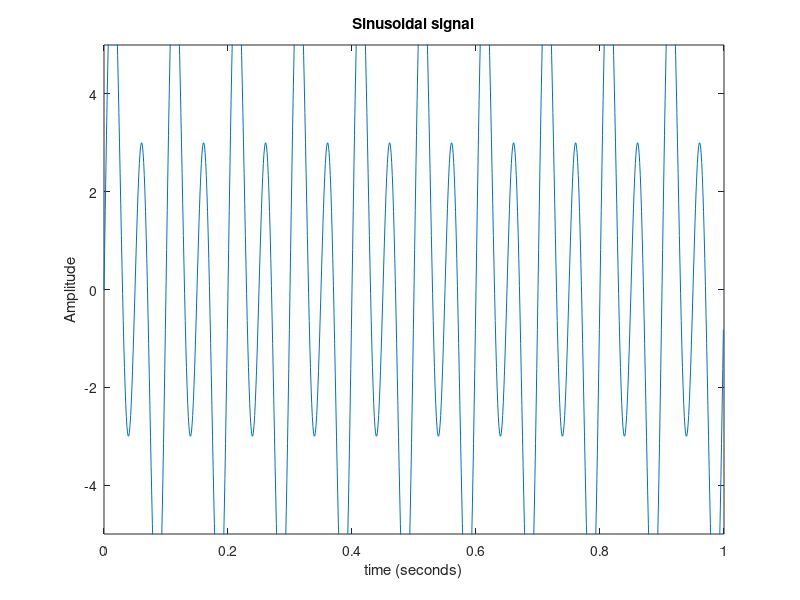
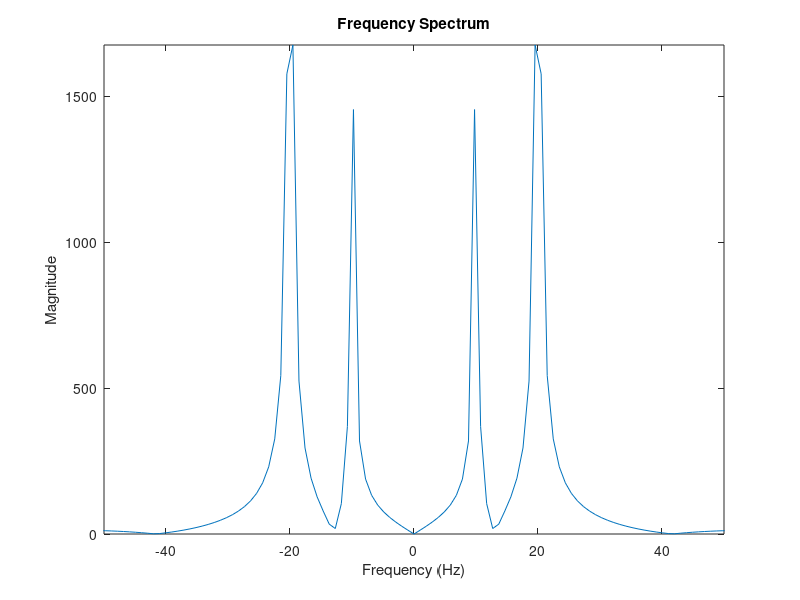

Recreate these plots in MATLAB, in order.
% **********************************************************
% Laboratory Assignment #1a
% 
% **********************************************************
clear;

% ***** Define signal parameters ***************************
Fs = 1000;						% Sampling Frequency
t = 0:1/Fs:1-1/Fs;				% time sequence
P = 1024;						% FFT points

% ***** Create first sinusoidal ****************************
A1 = 3;							% Signal Amplitude (Volt)
F1 = 10;						% Signal Frequency (Hz)

x1 = A1*sin(2*pi*F1*t);

% ***** Create first sinusoidal ****************************
A2 = 5;							% Signal Amplitude (Volt) 
F2 = 20;						% Signal Frequency (Hz)

x2 = A2*sin(2*pi*F2*t);

% ***** Combine both signals ********************************
y = x1 + x2;

% ***** Plot Combined Signal ********************************
figure(3);
plot(t, y);
title('Sinusoidal signal');
xlabel('time (seconds)');
ylabel('Amplitude');
axis([0 1 -max(A1, A2) max(A1, A2)]);

% ***** Fourier Transform ***********************************
fx = fft(y, P);
fx= fftshift(abs(fx));

% ***** Plot Spectrum ***************************************
f = -Fs/2:Fs/P:Fs/2-Fs/P;		% Frequency scale in Hz
figure(4);
plot(f, fx);    % use also stem(f, fx);
title('Frequency Spectrum');
xlabel('Frequency (Hz)');
ylabel('Magnitude');
axis([-50 50 0 max(fx)]);
